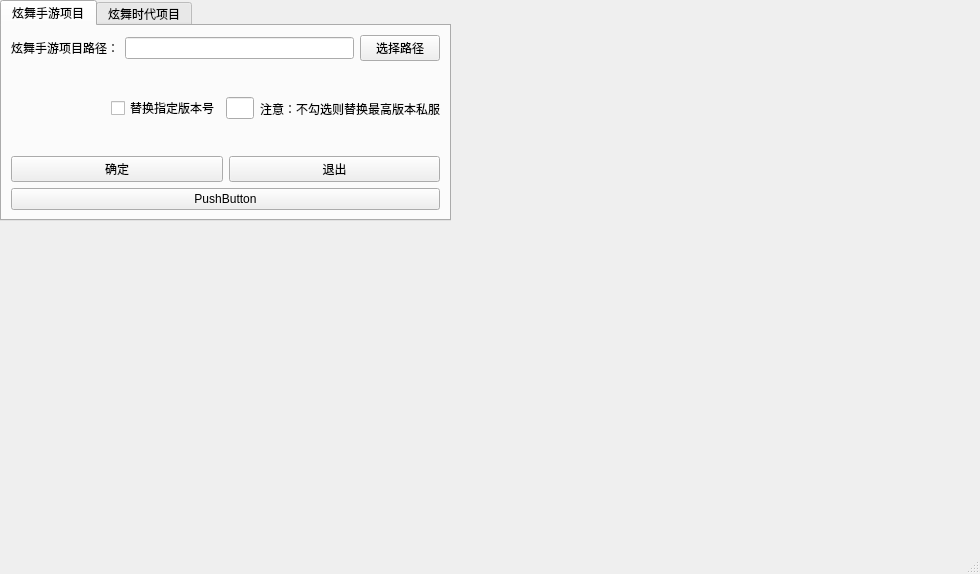
<?xml version="1.0" encoding="UTF-8"?>
<ui version="4.0">
 <class>MainWindow</class>
 <widget class="QMainWindow" name="MainWindow">
  <property name="geometry">
   <rect>
    <x>0</x>
    <y>0</y>
    <width>980</width>
    <height>574</height>
   </rect>
  </property>
  <property name="windowTitle">
   <string>MainWindow</string>
  </property>
  <widget class="QWidget" name="centralwidget">
   <widget class="QTabWidget" name="tabWidget">
    <property name="geometry">
     <rect>
      <x>0</x>
      <y>0</y>
      <width>451</width>
      <height>221</height>
     </rect>
    </property>
    <property name="currentIndex">
     <number>0</number>
    </property>
    <widget class="QWidget" name="tab">
     <attribute name="title">
      <string>炫舞手游项目</string>
     </attribute>
     <layout class="QVBoxLayout" name="verticalLayout_3">
      <item>
       <layout class="QHBoxLayout" name="horizontalLayout">
        <item>
         <widget class="QLabel" name="label">
          <property name="text">
           <string>炫舞手游项目路径：</string>
          </property>
         </widget>
        </item>
        <item>
         <widget class="QLineEdit" name="lineEdit"/>
        </item>
        <item>
         <widget class="QPushButton" name="pushButton_3">
          <property name="text">
           <string>选择路径</string>
          </property>
         </widget>
        </item>
       </layout>
      </item>
      <item>
       <layout class="QHBoxLayout" name="horizontalLayout_2" stretch="0,0,0">
        <property name="sizeConstraint">
         <enum>QLayout::SetMinAndMaxSize</enum>
        </property>
        <property name="leftMargin">
         <number>100</number>
        </property>
        <item>
         <widget class="QCheckBox" name="checkBox_2">
          <property name="enabled">
           <bool>true</bool>
          </property>
          <property name="text">
           <string>替换指定版本号</string>
          </property>
         </widget>
        </item>
        <item>
         <widget class="QLineEdit" name="lineEdit_2"/>
        </item>
        <item>
         <widget class="QLabel" name="label_2">
          <property name="text">
           <string>注意：不勾选则替换最高版本私服</string>
          </property>
         </widget>
        </item>
       </layout>
      </item>
      <item>
       <layout class="QHBoxLayout" name="horizontalLayout_6">
        <item>
         <layout class="QHBoxLayout" name="horizontalLayout_5">
          <item>
           <layout class="QVBoxLayout" name="verticalLayout_4"/>
          </item>
          <item>
           <widget class="QPushButton" name="pushButton_2">
            <property name="text">
             <string>确定</string>
            </property>
           </widget>
          </item>
          <item>
           <widget class="QPushButton" name="pushButton">
            <property name="text">
             <string>退出</string>
            </property>
           </widget>
          </item>
         </layout>
        </item>
       </layout>
      </item>
      <item>
       <widget class="QPushButton" name="pushButton_4">
        <property name="enabled">
         <bool>true</bool>
        </property>
        <property name="text">
         <string>PushButton</string>
        </property>
       </widget>
      </item>
     </layout>
    </widget>
    <widget class="QWidget" name="tab_2">
     <attribute name="title">
      <string>炫舞时代项目</string>
     </attribute>
    </widget>
   </widget>
  </widget>
  <widget class="QMenuBar" name="menubar">
   <property name="geometry">
    <rect>
     <x>0</x>
     <y>0</y>
     <width>980</width>
     <height>23</height>
    </rect>
   </property>
  </widget>
  <widget class="QStatusBar" name="statusbar"/>
 </widget>
 <resources/>
 <connections/>
</ui>
